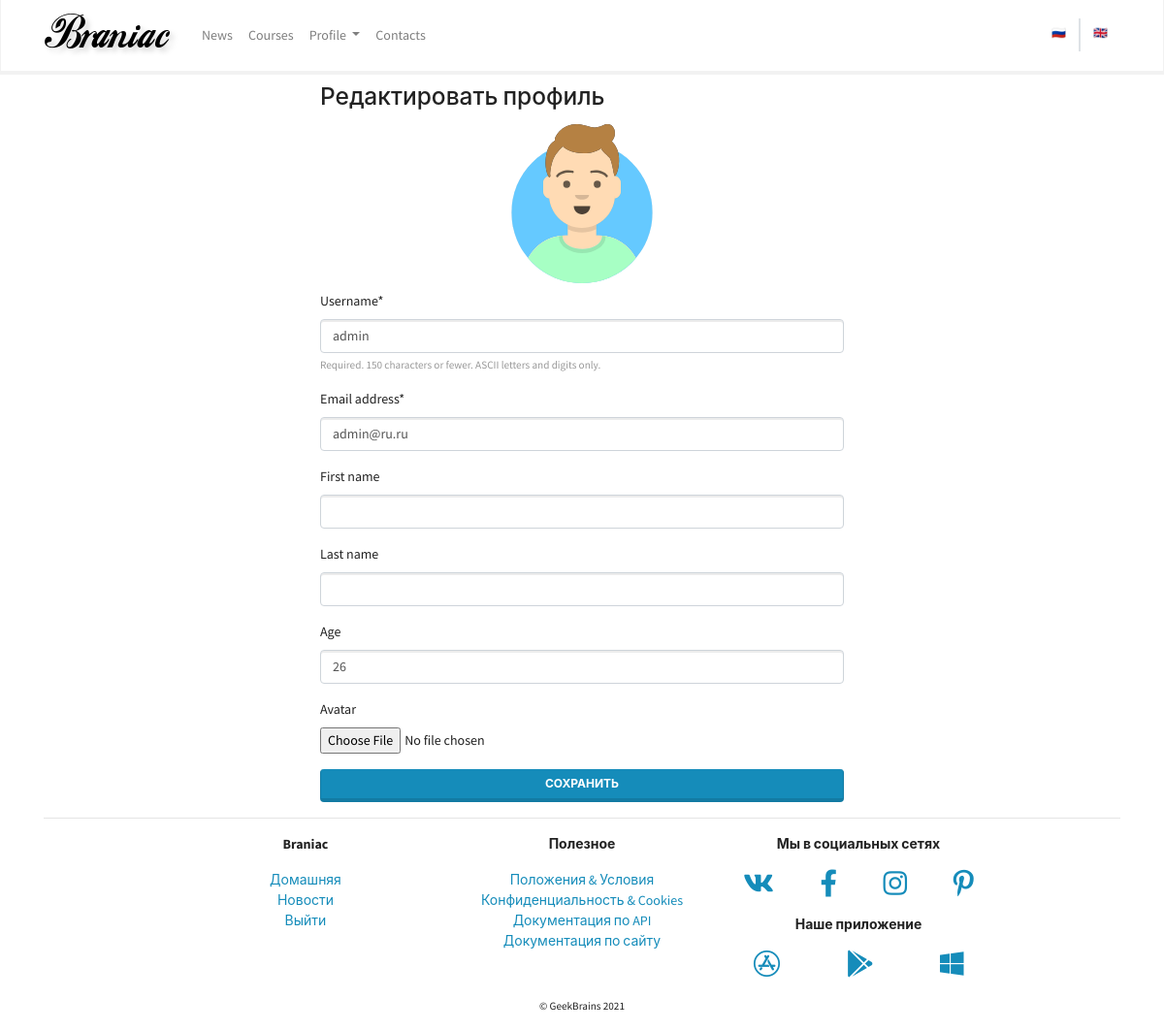
The app's page /authapp/profile_edit/1/ (signed in) with its own data.
### authapp/models.py (models this page shows, shortened)
class CustomUser(AbstractBaseUser, PermissionsMixin):
    username_validator = ASCIIUsernameValidator()
    username = models.CharField(
        _("username"),
        max_length=150,
        unique=True,
        help_text=_("Required. 150 characters or fewer. ASCII letters and digits only."),
        validators=[username_validator],
        error_messages={
            "unique": _("A user with that username already exists."),
        },
    )
    first_name = models.CharField(_("first name"), max_length=150, blank=True)
    last_name = models.CharField(_("last name"), max_length=150, blank=True)
    age = models.PositiveIntegerField(blank=True, null=True)
    avatar = models.ImageField(upload_to=users_avatars_path, blank=True, null=True)
    email = models.CharField(
        _("email address"),
        max_length=256,
        unique=True,
        error_messages={
            "unique": _("A user with that email address already exists."),
        },
    )
    is_staff = models.BooleanField(
        _("staff status"),
        default=False,
        help_text=_("Designates whether the user can log into this admin site."),
    )
    is_active = models.BooleanField(
        _("active"),
        default=True,
        help_text=_(
            "Designates whether this user should be treated as active. \
            Unselect this instead of deleting accounts."
        ),
    )
    date_joined = models.DateTimeField(_("date joined"), auto_now_add=True)
    objects = UserManager()
    EMAIL_FIELD = "email"
    USERNAME_FIELD = "username"
    REQUIRED_FIELDS = ["email"]
    class Meta:
        verbose_name = _("user")
        verbose_name_plural = _("users")

### authapp/views.py (the view, shortened to what this page needs)
class ProfileEditView(UserPassesTestMixin, UpdateView):
    model = get_user_model()
    form_class = forms.CustomUserChangeForm
    def test_func(self):
        return True if self.request.user.pk == self.kwargs.get("pk") else False

### authapp/forms.py (shortened to what this page needs)
class CustomUserChangeForm(forms.ModelForm):
    class Meta:
        model = get_user_model()
        fields = (
            "username",
            "email",
            "first_name",
            "last_name",
            "age",
            "avatar",
        )
        field_classes = {"username": UsernameField}

### mainapp/context_processors/example.py (called while the page is built)
def simple_context_processor(request):
    return {"foo": "bar"}

### authapp/templates/authapp/customuser_form.html (shortened to what this page needs)
{% extends 'base.html' %}
{% load crispy_forms_tags %}
{% block content %}
  <div class="row justify-content-center my-2">
    <div class="col-lg-6">
      {% if user.is_anonymous %}
        <h3>Регистрация нового пользователя</h3>
      {% else %}
        <h3>Редактировать профиль</h3>
        <div class="row justify-content-center">
          <div class="col-sm-7 col-md-5 col-lg-4">
            {% if user.avatar %}
              <img src="{{ user.avatar.url }}" alt="" width="100%">
            {% else %}
              <img src="{{ MEDIA_URL }}avatar_default.svg" alt="" width="100%">
            {% endif %}
          </div>
        </div>
      {% endif %}
      <form method="post" class="mt-2" enctype="multipart/form-data">
        {{ form|crispy }}
        <button type="submit" class="btn btn-primary btn-block">
          {% if user.is_anonymous %}
            Зарегистрироваться
          {% else %}
            Сохранить
          {% endif %}
        </button>
      </form>
    </div>
  </div>
{% endblock content %}

### records on screen
CustomUser: username "admin", email "admin@ru.ru", age "26"
